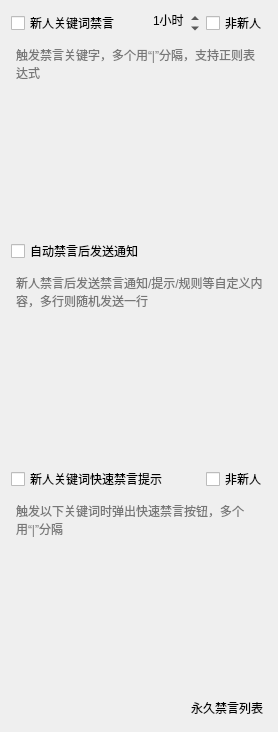
      <widget class="QWidget" name="tab_6">
       <attribute name="title">
        <string>禁言</string>
       </attribute>
       <layout class="QVBoxLayout" name="verticalLayout_7">
        <item>
         <layout class="QHBoxLayout" name="horizontalLayout_19">
          <item>
           <widget class="QCheckBox" name="autoBlockNewbieCheck">
            <property name="toolTip">
             <string>&lt;html&gt;&lt;head/&gt;&lt;body&gt;&lt;p&gt;发送的内容包含关键词，自动禁言1个月&lt;/p&gt;&lt;p&gt;多个关键词用“|”分隔（支持正则表达式）&lt;/p&gt;&lt;p&gt;新人规则：&lt;/p&gt;&lt;p&gt;等级=0：前三句话&lt;/p&gt;&lt;p&gt;等级&amp;gt;0：第一句话&lt;/p&gt;&lt;p&gt;可以在实时弹幕的右键菜单中设置禁言时长&lt;/p&gt;&lt;/body&gt;&lt;/html&gt;</string>
            </property>
            <property name="text">
             <string>新人关键词禁言</string>
            </property>
           </widget>
          </item>
          <item>
           <spacer name="horizontalSpacer_18">
            <property name="orientation">
             <enum>Qt::Horizontal</enum>
            </property>
            <property name="sizeHint" stdset="0">
             <size>
              <width>0</width>
              <height>20</height>
             </size>
            </property>
           </spacer>
          </item>
          <item>
           <widget class="QSpinBox" name="autoBlockTimeSpin">
            <property name="toolTip">
             <string>&lt;html&gt;&lt;head/&gt;&lt;body&gt;&lt;p&gt;禁言时长，到时间后系统会自动解禁&lt;/p&gt;&lt;/body&gt;&lt;/html&gt;</string>
            </property>
            <property name="styleSheet">
             <string notr="true">QAbstractSpinBox
{
	background: transparent;
}</string>
            </property>
            <property name="frame">
             <bool>false</bool>
            </property>
            <property name="alignment">
             <set>Qt::AlignRight|Qt::AlignTrailing|Qt::AlignVCenter</set>
            </property>
            <property name="suffix">
             <string>小时</string>
            </property>
            <property name="minimum">
             <number>1</number>
            </property>
            <property name="maximum">
             <number>720</number>
            </property>
            <property name="singleStep">
             <number>1</number>
            </property>
           </widget>
          </item>
          <item>
           <widget class="QCheckBox" name="blockNotOnlyNewbieCheck">
            <property name="toolTip">
             <string>&lt;html&gt;&lt;head/&gt;&lt;body&gt;&lt;p&gt;不只是新人，所有触发敏感词的发言都直接禁言&lt;/p&gt;&lt;p&gt;房管只能禁言非房管；主播可以禁言房管&lt;/p&gt;&lt;/body&gt;&lt;/html&gt;</string>
            </property>
            <property name="text">
             <string>非新人</string>
            </property>
           </widget>
          </item>
         </layout>
        </item>
        <item>
         <widget class="QPlainTextEdit" name="autoBlockNewbieKeysEdit">
          <property name="minimumSize">
           <size>
            <width>0</width>
            <height>18</height>
           </size>
          </property>
          <property name="styleSheet">
           <string notr="true">QPlainTextEdit
{
	background: transparent;
}</string>
          </property>
          <property name="frameShadow">
           <enum>QFrame::Sunken</enum>
          </property>
          <property name="maximumBlockCount">
           <number>0</number>
          </property>
          <property name="placeholderText">
           <string>触发禁言关键字，多个用“|”分隔，支持正则表达式</string>
          </property>
         </widget>
        </item>
        <item>
         <layout class="QHBoxLayout" name="horizontalLayout_20">
          <property name="topMargin">
           <number>0</number>
          </property>
          <item>
           <widget class="QCheckBox" name="autoBlockNewbieNotifyCheck">
            <property name="toolTip">
             <string>&lt;html&gt;&lt;head/&gt;&lt;body&gt;&lt;p&gt;检测到关键词后，发送对应通知/警告/规则等&lt;/p&gt;&lt;p&gt;多行则随机发送一行&lt;/p&gt;&lt;/body&gt;&lt;/html&gt;</string>
            </property>
            <property name="text">
             <string>自动禁言后发送通知</string>
            </property>
           </widget>
          </item>
         </layout>
        </item>
        <item>
         <widget class="QPlainTextEdit" name="autoBlockNewbieNotifyWordsEdit">
          <property name="minimumSize">
           <size>
            <width>0</width>
            <height>18</height>
           </size>
          </property>
          <property name="styleSheet">
           <string notr="true">QPlainTextEdit
{
	background: transparent;
}</string>
          </property>
          <property name="maximumBlockCount">
           <number>0</number>
          </property>
          <property name="placeholderText">
           <string>新人禁言后发送禁言通知/提示/规则等自定义内容，多行则随机发送一行</string>
          </property>
         </widget>
        </item>
        <item>
         <layout class="QHBoxLayout" name="horizontalLayout_22">
          <property name="topMargin">
           <number>0</number>
          </property>
          <item>
           <widget class="QCheckBox" name="promptBlockNewbieCheck">
            <property name="toolTip">
             <string>&lt;html&gt;&lt;head/&gt;&lt;body&gt;&lt;p&gt;&lt;span style=&quot; color:#008000;&quot;&gt;触发以下关键词时弹出快速禁言按钮，多个用“|”分隔&lt;/span&gt;&lt;/p&gt;&lt;p&gt;&lt;span style=&quot; color:#008000;&quot;&gt;此功能不是自动禁言，两者关键词可不同&lt;/span&gt;&lt;/p&gt;&lt;/body&gt;&lt;/html&gt;</string>
            </property>
            <property name="text">
             <string>新人关键词快速禁言提示</string>
            </property>
           </widget>
          </item>
          <item>
           <spacer name="horizontalSpacer_8">
            <property name="orientation">
             <enum>Qt::Horizontal</enum>
            </property>
            <property name="sizeHint" stdset="0">
             <size>
              <width>0</width>
              <height>20</height>
             </size>
            </property>
           </spacer>
          </item>
          <item>
           <widget class="QCheckBox" name="notOnlyNewbieCheck">
            <property name="toolTip">
             <string>不只是新人，所有触发敏感词的发言都提示禁言</string>
            </property>
            <property name="text">
             <string>非新人</string>
            </property>
           </widget>
          </item>
         </layout>
        </item>
        <item>
         <widget class="QPlainTextEdit" name="promptBlockNewbieKeysEdit">
          <property name="minimumSize">
           <size>
            <width>0</width>
            <height>18</height>
           </size>
          </property>
          <property name="styleSheet">
           <string notr="true">QPlainTextEdit
{
	background: transparent;
}</string>
          </property>
          <property name="maximumBlockCount">
           <number>0</number>
          </property>
          <property name="placeholderText">
           <string>触发以下关键词时弹出快速禁言按钮，多个用“|”分隔</string>
          </property>
         </widget>
        </item>
        <item>
         <layout class="QHBoxLayout" name="horizontalLayout_32">
          <property name="bottomMargin">
           <number>0</number>
          </property>
          <item>
           <spacer name="horizontalSpacer_20">
            <property name="orientation">
             <enum>Qt::Horizontal</enum>
            </property>
            <property name="sizeHint" stdset="0">
             <size>
              <width>0</width>
              <height>20</height>
             </size>
            </property>
           </spacer>
          </item>
          <item>
           <widget class="QPushButton" name="eternalBlockListButton">
            <property name="enabled">
             <bool>true</bool>
            </property>
            <property name="text">
             <string>永久禁言列表</string>
            </property>
            <property name="flat">
             <bool>true</bool>
            </property>
           </widget>
          </item>
         </layout>
        </item>
       </layout>
      </widget>
